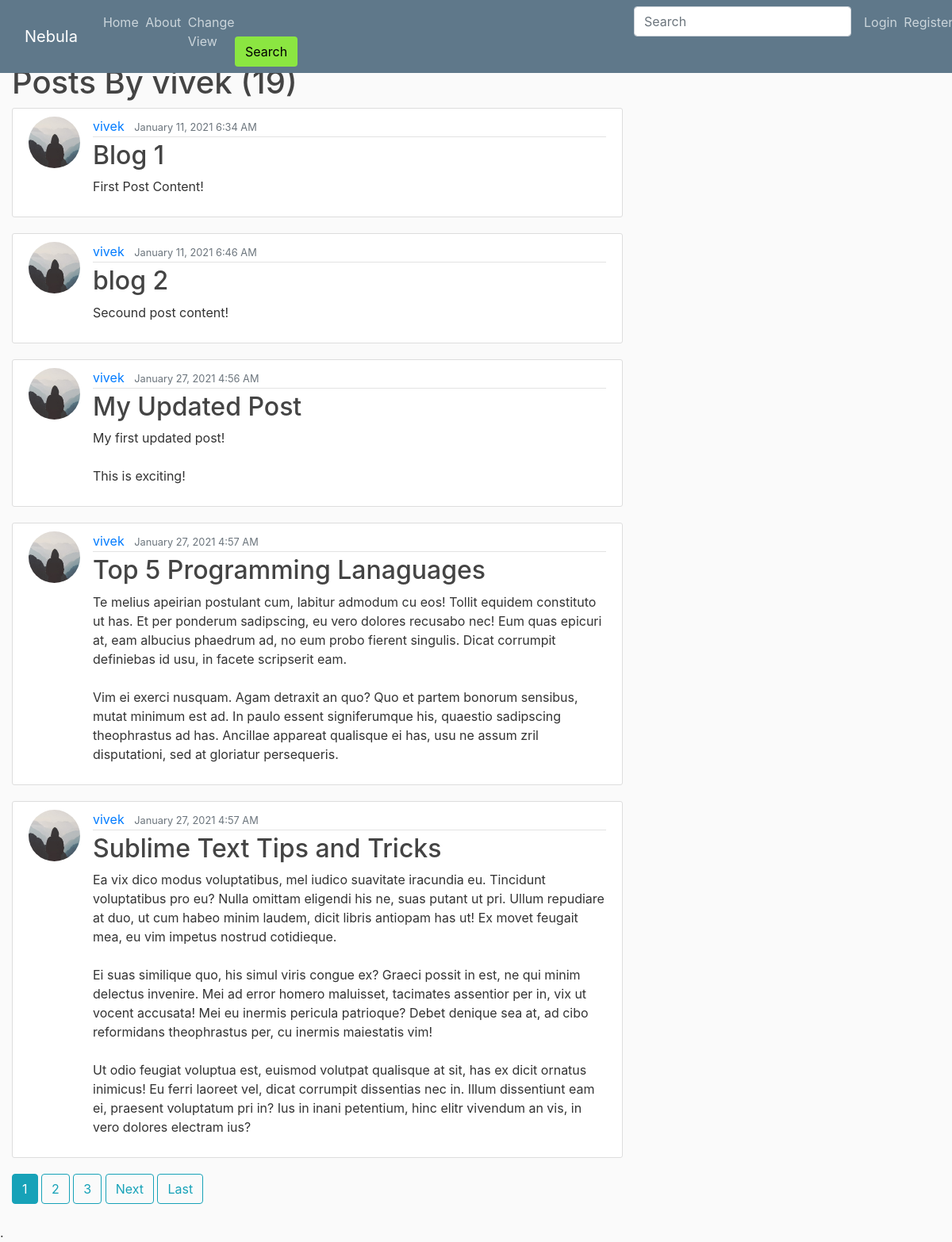
The app's page /user/vivek, older data.
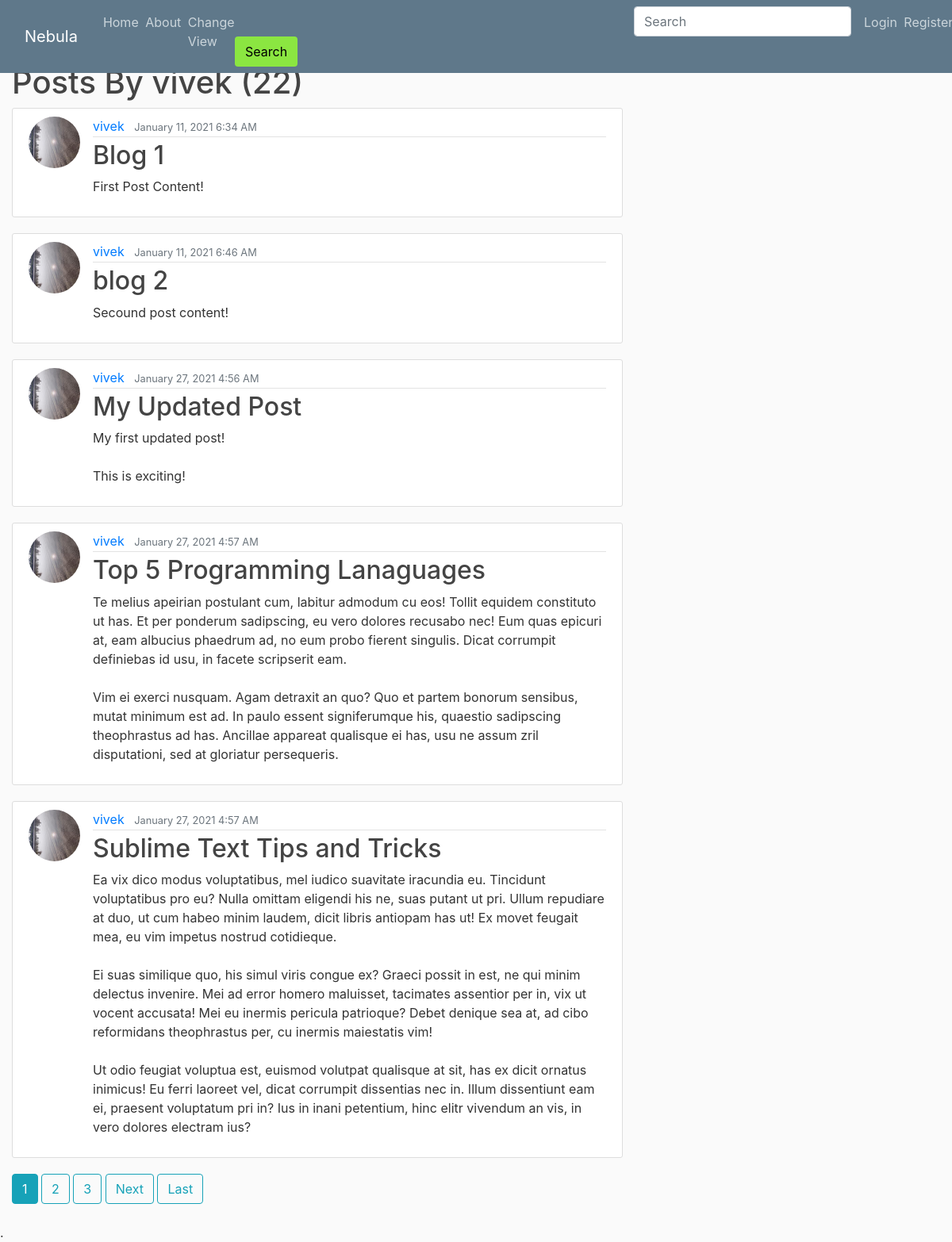
The same page, newer data.
### blog/models.py (models this page shows, shortened)
class Post(models.Model):
	title = models.CharField(max_length=100)
	content = models.TextField()
	date_posted = models.DateTimeField(default=timezone.now)
	author = models.ForeignKey(User, on_delete=models.CASCADE)
	blog_image = models.ImageField(default='default_blog.jpg' ,upload_to='blog_pics')
	audio = models.FileField(default="No audio posted", upload_to='audio_files')
	video = models.FileField(default="No video posted", upload_to='video_files')
	keywords = models.CharField(max_length=50, default='')

### users/models.py (models this page shows, shortened)
class Profile(models.Model):
	user = models.OneToOneField(User, on_delete=models.CASCADE)
	image = models.ImageField(default='default.jpg', upload_to='profile_pics')

### blog/views.py (the view)
# urls.py: path('user/<str:username>', UserPostListView.as_view(), name='user-posts'),
class UserPostListView(ListView):
	model = Post
	template_name = 'blog/user_posts.html' # '<app>/<model>_<viewtype>.html'
	context_object_name = 'posts'
	paginate_by = 5
	def get_queryset(self):
		user = get_object_or_404(User, username=self.kwargs.get('username'))
		return Post.objects.filter(author=user).order_by('date_posted')

### blog/templates/blog/user_posts.html (shortened to what this page needs)
{% extends "blog/base.html" %}
{% block content %}
		<h1 class="mg-3">Posts By {{ view.kwargs.username}} ({{page_obj.paginator.count }})</h1>
	{% for post in posts %}
		<article class="media content-section">
			<img class="rounded-circle article-img" src="{{ post.author.profile.image.url }}">
		  <div class="media-body">
			<div class="article-metadata">
			  <a class="mr-2" href="{% url 'user-posts' post.author.username %}">{{ post.author }}</a>
			  <small class="text-muted">{{ post.date_posted | date:"F d, Y f A" }}</small>
			</div>
			<h2><a class="article-title" href="{% url 'post-detail' post.id %}">{{ post.title }}</a></h2>
			<p class="article-content">{{ post.content }}</p>
		  </div>
		</article>
	{% endfor %}
	{% if is_paginated %}
		{% for num in page_obj.paginator.page_range %}
			{% if page_obj.number == num %}
				<a class="btn btn-info mb-4" href="?page={{ num }}">{{ num }}</a>
			{% elif num > page_obj.number|add:'-3' and num < page_obj.number|add:'3' %}
				<a class="btn btn-outline-info mb-4" href="?page={{ num }}">{{ num }}</a>
			{% endif %}
		{% endfor %}
		{% if page_obj.has_next %}
			<a class="btn btn-outline-info mb-4" href="?page={{page_obj.next_page_number}}">Next</a>
			<a class="btn btn-outline-info mb-4" href="?page={{ page_obj.paginator.num_pages }}">Last</a>
		{% endif %}
	{% endif %}
{% endblock content%}

Row changes from the older to the newer data that the page shows:
changed through a linked row, Post "Blog 1": author.profile.image: picture added in place of a placeholder
changed through a linked row, Post "blog 2": author.profile.image: picture added in place of a placeholder
changed through a linked row, Post "My Updated Post": author.profile.image: picture added in place of a placeholder
changed through a linked row, Post "Top 5 Programming Lanaguages": author.profile.image: picture added in place of a placeholder
changed through a linked row, Post "Sublime Text Tips and Tricks": author.profile.image: picture added in place of a placeholder
Text that changed along with them:
{{ page_obj.paginator.count }}: "19" → "22"
